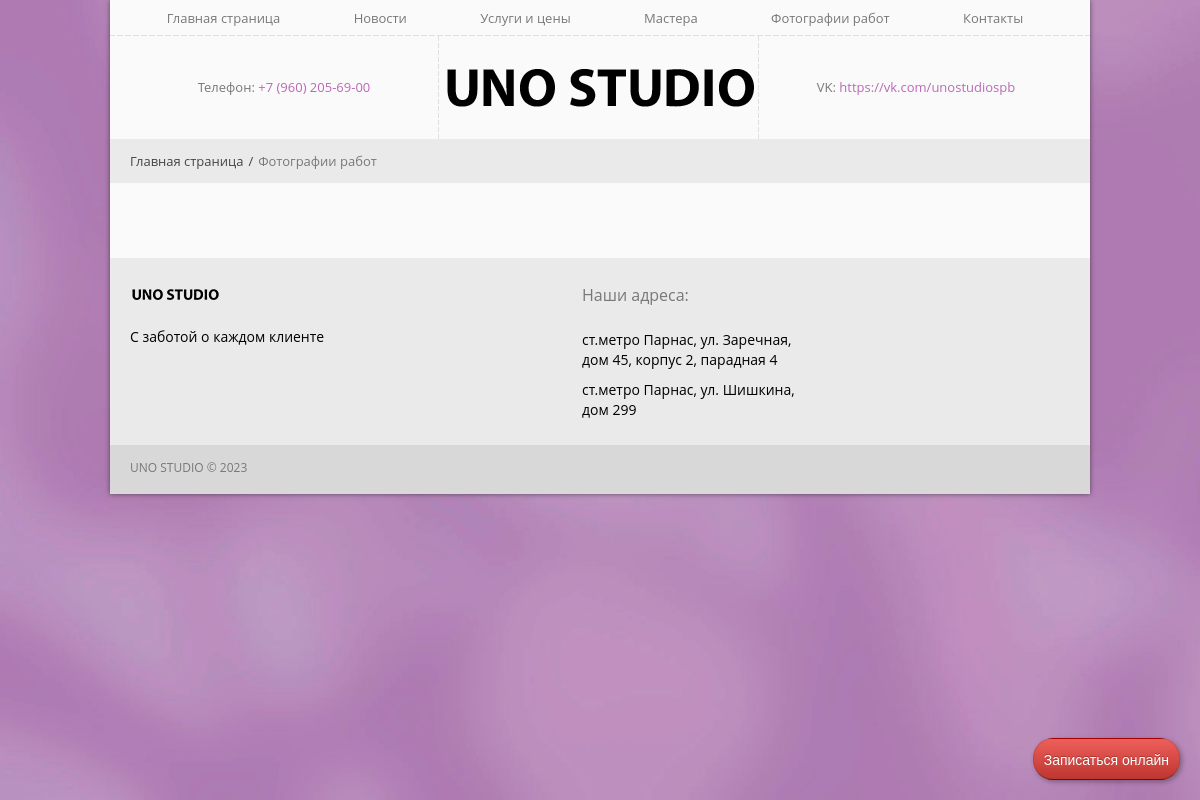
The page /photos/ on the database as committed earlier.
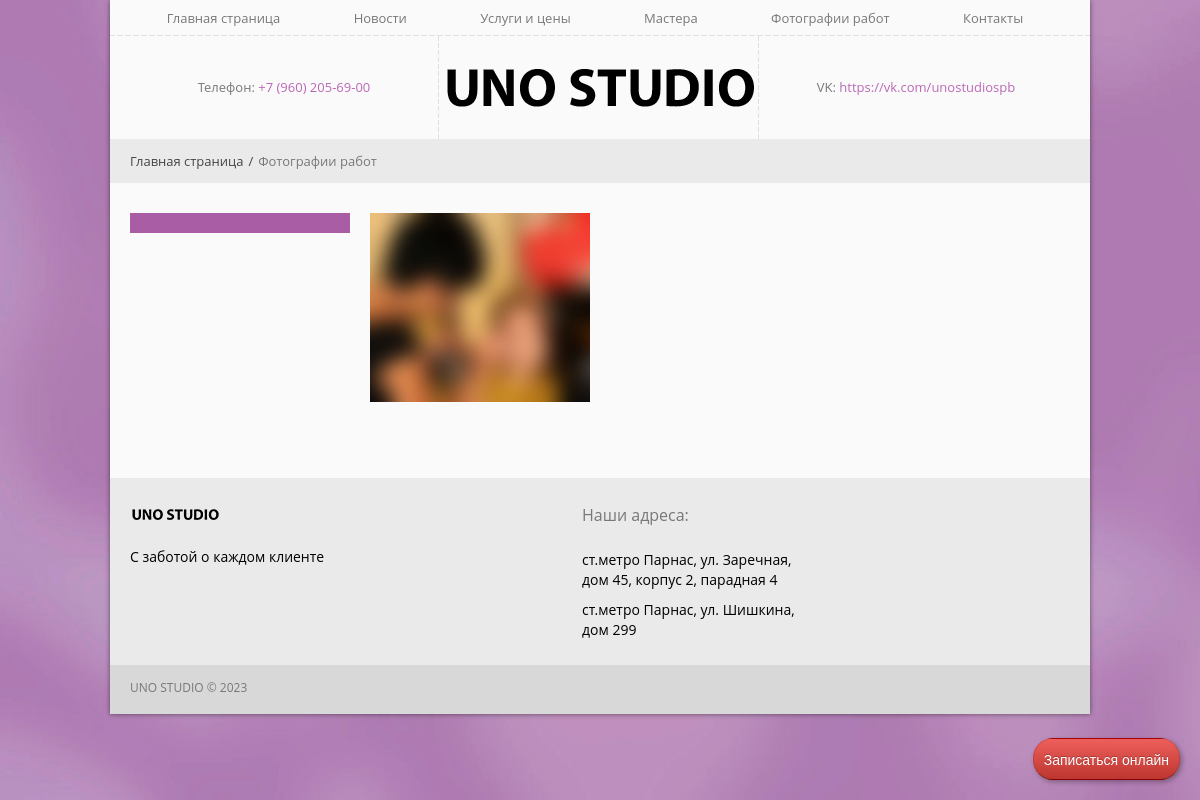
The same page on the database as committed later.
### additional/models.py (models this page shows, shortened)
class Photos(models.Model):
    title = models.CharField(max_length=500, verbose_name='Введите заголовок')
    image = models.ImageField(upload_to='additional/images/', verbose_name='Выберите фотографию')
    date = models.DateField(auto_now_add=True)
    class Meta:
        verbose_name = 'Фотографию'
        verbose_name_plural = 'Фотографии работ'

### additional/views.py (the view)
# urls.py: path('photos/', views.photos, name='photos'),
def photos(request):
    photo_list = Photos.objects.order_by('-date')
    return render(request, 'additional/photos.html', {'photo_list': photo_list})

### additional/templates/additional/photos.html (shortened to what this page needs)
{% extends 'discount/base.html' %}
{% load static %}
{% block content %}
    <div class="page_container">
    	<div class="wrap">
        	<div class="breadcrumb">
				<div>
					<a href="{% url 'discount:index' %}">Главная страница</a><span>/</span>Фотографии работ
				</div>
			</div>
			<div class="container">
                <div id="options">
                </div>
                <div class="row">
                    <div class="projects">
                        {% for photo in photo_list %}
                        <div class="span3 element category01 height_4column" data-category="category01">
                            <div class="hover_img">
                                <img src="{{ photo.image.url }}" alt="" />
                            </div>
                        </div>
                        {% endfor %}
                    </div>
                </div>
            </div>
        </div>
    </div>
{% endblock %}

Rows that differ between the two databases and show on the page:
added Photos: image (picture)
